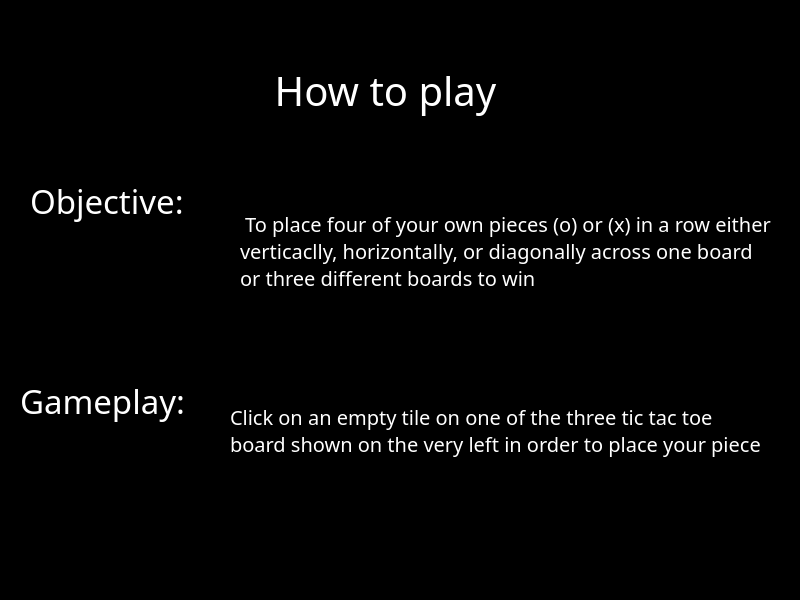
<?xml version="1.0" encoding="UTF-8"?>
<ui version="4.0">
 <class>howtoplay</class>
 <widget class="QMainWindow" name="howtoplay">
  <property name="geometry">
   <rect>
    <x>0</x>
    <y>0</y>
    <width>800</width>
    <height>600</height>
   </rect>
  </property>
  <property name="windowTitle">
   <string>MainWindow</string>
  </property>
  <property name="styleSheet">
   <string notr="true">background-color: rgb(0, 0, 0);</string>
  </property>
  <widget class="QWidget" name="centralwidget">
   <widget class="QLabel" name="label_5">
    <property name="geometry">
     <rect>
      <x>230</x>
      <y>360</y>
      <width>531</width>
      <height>141</height>
     </rect>
    </property>
    <property name="font">
     <font>
      <family>Kristen ITC</family>
      <pointsize>15</pointsize>
     </font>
    </property>
    <property name="styleSheet">
     <string notr="true">color: rgb(255, 255, 255);</string>
    </property>
    <property name="text">
     <string>Click on an empty tile on one of the three tic tac toe board shown on the very left in order to place your piece</string>
    </property>
    <property name="wordWrap">
     <bool>true</bool>
    </property>
   </widget>
   <widget class="QLabel" name="label_2">
    <property name="geometry">
     <rect>
      <x>30</x>
      <y>140</y>
      <width>211</width>
      <height>121</height>
     </rect>
    </property>
    <property name="font">
     <font>
      <family>Kristen ITC</family>
      <pointsize>25</pointsize>
     </font>
    </property>
    <property name="styleSheet">
     <string notr="true">color: rgb(255, 255, 255);</string>
    </property>
    <property name="text">
     <string>Objective:</string>
    </property>
    <property name="alignment">
     <set>Qt::AlignLeading|Qt::AlignLeft|Qt::AlignVCenter</set>
    </property>
   </widget>
   <widget class="QLabel" name="label">
    <property name="geometry">
     <rect>
      <x>40</x>
      <y>30</y>
      <width>691</width>
      <height>121</height>
     </rect>
    </property>
    <property name="font">
     <font>
      <family>Kristen ITC</family>
      <pointsize>30</pointsize>
     </font>
    </property>
    <property name="styleSheet">
     <string notr="true">color: rgb(255, 255, 255);</string>
    </property>
    <property name="text">
     <string>How to play</string>
    </property>
    <property name="alignment">
     <set>Qt::AlignCenter</set>
    </property>
   </widget>
   <widget class="QLabel" name="label_4">
    <property name="geometry">
     <rect>
      <x>20</x>
      <y>340</y>
      <width>211</width>
      <height>121</height>
     </rect>
    </property>
    <property name="font">
     <font>
      <family>Kristen ITC</family>
      <pointsize>25</pointsize>
     </font>
    </property>
    <property name="styleSheet">
     <string notr="true">color: rgb(255, 255, 255);</string>
    </property>
    <property name="text">
     <string>Gameplay:</string>
    </property>
    <property name="alignment">
     <set>Qt::AlignLeading|Qt::AlignLeft|Qt::AlignVCenter</set>
    </property>
   </widget>
   <widget class="QLabel" name="label_3">
    <property name="geometry">
     <rect>
      <x>240</x>
      <y>180</y>
      <width>531</width>
      <height>141</height>
     </rect>
    </property>
    <property name="font">
     <font>
      <family>Kristen ITC</family>
      <pointsize>15</pointsize>
     </font>
    </property>
    <property name="styleSheet">
     <string notr="true">color: rgb(255, 255, 255);</string>
    </property>
    <property name="text">
     <string> To place four of your own pieces (o) or (x) in a row either verticaclly, horizontally, or diagonally across one board or three different boards to win</string>
    </property>
    <property name="wordWrap">
     <bool>true</bool>
    </property>
   </widget>
  </widget>
 </widget>
 <resources/>
 <connections/>
</ui>
